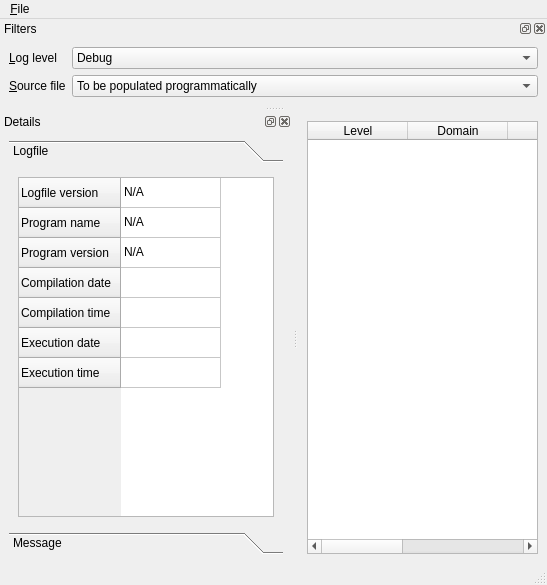
<?xml version="1.0" encoding="UTF-8"?>
<ui version="4.0">
 <class>MainWindow</class>
 <widget class="QMainWindow" name="MainWindow">
  <property name="geometry">
   <rect>
    <x>0</x>
    <y>0</y>
    <width>547</width>
    <height>585</height>
   </rect>
  </property>
  <property name="windowTitle">
   <string>RainbruRPG's log reader</string>
  </property>
  <property name="locale">
   <locale language="English" country="UnitedStates"/>
  </property>
  <widget class="QWidget" name="centralwidget">
   <layout class="QGridLayout" name="gridLayout">
    <item row="0" column="0">
     <widget class="QTableWidget" name="linesTable">
      <property name="columnCount">
       <number>5</number>
      </property>
      <column>
       <property name="text">
        <string>Level</string>
       </property>
      </column>
      <column>
       <property name="text">
        <string>Domain</string>
       </property>
      </column>
      <column>
       <property name="text">
        <string>Source</string>
       </property>
      </column>
      <column>
       <property name="text">
        <string>Line</string>
       </property>
      </column>
      <column>
       <property name="text">
        <string>Message</string>
       </property>
      </column>
     </widget>
    </item>
   </layout>
  </widget>
  <widget class="QMenuBar" name="menubar">
   <property name="geometry">
    <rect>
     <x>0</x>
     <y>0</y>
     <width>547</width>
     <height>23</height>
    </rect>
   </property>
   <widget class="QMenu" name="menu_File">
    <property name="title">
     <string>&amp;File</string>
    </property>
    <addaction name="action_Open"/>
    <addaction name="separator"/>
    <addaction name="action_Quit"/>
   </widget>
   <addaction name="menu_File"/>
  </widget>
  <widget class="QStatusBar" name="statusbar"/>
  <widget class="QDockWidget" name="dockWidget">
   <property name="windowTitle">
    <string>Details</string>
   </property>
   <attribute name="dockWidgetArea">
    <number>1</number>
   </attribute>
   <widget class="QWidget" name="dockWidgetContents">
    <layout class="QGridLayout" name="gridLayout_2">
     <item row="0" column="0">
      <layout class="QVBoxLayout" name="verticalLayout">
       <item>
        <widget class="QToolBox" name="toolBox">
         <property name="currentIndex">
          <number>0</number>
         </property>
         <widget class="QWidget" name="page">
          <property name="geometry">
           <rect>
            <x>0</x>
            <y>0</y>
            <width>274</width>
            <height>332</height>
           </rect>
          </property>
          <attribute name="label">
           <string>Logfile</string>
          </attribute>
          <attribute name="toolTip">
           <string>Shows informations about the current log file</string>
          </attribute>
          <layout class="QGridLayout" name="gridLayout_3">
           <item row="0" column="0">
            <widget class="QTableWidget" name="logfileDetails">
             <property name="columnCount">
              <number>1</number>
             </property>
             <attribute name="horizontalHeaderVisible">
              <bool>false</bool>
             </attribute>
             <attribute name="horizontalHeaderVisible">
              <bool>false</bool>
             </attribute>
             <row>
              <property name="text">
               <string>Logfile version</string>
              </property>
              <property name="toolTip">
               <string>Shows RainbruRPG's version hthat create this log file</string>
              </property>
             </row>
             <row>
              <property name="text">
               <string>Program name</string>
              </property>
              <property name="toolTip">
               <string>The logfile creation date</string>
              </property>
             </row>
             <row>
              <property name="text">
               <string>Program version</string>
              </property>
              <property name="toolTip">
               <string>The platform running RainbruRPG</string>
              </property>
             </row>
             <row>
              <property name="text">
               <string>Compilation date</string>
              </property>
             </row>
             <row>
              <property name="text">
               <string>Compilation time</string>
              </property>
             </row>
             <row>
              <property name="text">
               <string>Execution date</string>
              </property>
             </row>
             <row>
              <property name="text">
               <string>Execution time</string>
              </property>
             </row>
             <column/>
             <item row="0" column="0">
              <property name="text">
               <string>N/A</string>
              </property>
             </item>
             <item row="1" column="0">
              <property name="text">
               <string>N/A</string>
              </property>
             </item>
             <item row="2" column="0">
              <property name="text">
               <string>N/A</string>
              </property>
             </item>
            </widget>
           </item>
          </layout>
         </widget>
         <widget class="QWidget" name="page_2">
          <property name="geometry">
           <rect>
            <x>0</x>
            <y>0</y>
            <width>104</width>
            <height>104</height>
           </rect>
          </property>
          <attribute name="label">
           <string>Message</string>
          </attribute>
          <attribute name="toolTip">
           <string>Shows informations about the currently selected log message</string>
          </attribute>
          <layout class="QGridLayout" name="gridLayout_4">
           <item row="0" column="0">
            <widget class="QTableWidget" name="messageDetails">
             <property name="columnCount">
              <number>1</number>
             </property>
             <attribute name="horizontalHeaderVisible">
              <bool>false</bool>
             </attribute>
             <attribute name="horizontalHeaderVisible">
              <bool>false</bool>
             </attribute>
             <row>
              <property name="text">
               <string>Time</string>
              </property>
             </row>
             <row>
              <property name="text">
               <string>Level</string>
              </property>
             </row>
             <row>
              <property name="text">
               <string>Level</string>
              </property>
             </row>
             <column/>
             <item row="0" column="0">
              <property name="text">
               <string>N/A</string>
              </property>
             </item>
             <item row="1" column="0">
              <property name="text">
               <string>N/A</string>
              </property>
             </item>
             <item row="2" column="0">
              <property name="text">
               <string>N/A</string>
              </property>
             </item>
            </widget>
           </item>
          </layout>
         </widget>
        </widget>
       </item>
      </layout>
     </item>
    </layout>
   </widget>
  </widget>
  <widget class="QDockWidget" name="dockWidget_2">
   <property name="windowTitle">
    <string>Filters</string>
   </property>
   <attribute name="dockWidgetArea">
    <number>4</number>
   </attribute>
   <widget class="QWidget" name="dockWidgetContents_2">
    <layout class="QGridLayout" name="gridLayout_5">
     <item row="0" column="0">
      <layout class="QFormLayout" name="formLayout">
       <item row="0" column="0">
        <widget class="QLabel" name="label">
         <property name="text">
          <string>&amp;Log level</string>
         </property>
         <property name="buddy">
          <cstring>comboBox</cstring>
         </property>
        </widget>
       </item>
       <item row="0" column="1">
        <widget class="QComboBox" name="comboBox">
         <item>
          <property name="text">
           <string>Debug</string>
          </property>
         </item>
         <item>
          <property name="text">
           <string>Informative</string>
          </property>
         </item>
         <item>
          <property name="text">
           <string>Warning</string>
          </property>
         </item>
         <item>
          <property name="text">
           <string>Critical</string>
          </property>
         </item>
        </widget>
       </item>
       <item row="1" column="0">
        <widget class="QLabel" name="label_2">
         <property name="text">
          <string>&amp;Source file</string>
         </property>
         <property name="buddy">
          <cstring>comboBox_2</cstring>
         </property>
        </widget>
       </item>
       <item row="1" column="1">
        <widget class="QComboBox" name="comboBox_2">
         <item>
          <property name="text">
           <string>To be populated programmatically</string>
          </property>
         </item>
        </widget>
       </item>
      </layout>
     </item>
    </layout>
   </widget>
  </widget>
  <action name="action_Open">
   <property name="text">
    <string>&amp;Open</string>
   </property>
  </action>
  <action name="action_Quit">
   <property name="text">
    <string>&amp;Quit</string>
   </property>
  </action>
 </widget>
 <resources/>
 <connections>
  <connection>
   <sender>action_Quit</sender>
   <signal>activated()</signal>
   <receiver>MainWindow</receiver>
   <slot>close()</slot>
   <hints>
    <hint type="sourcelabel">
     <x>-1</x>
     <y>-1</y>
    </hint>
    <hint type="destinationlabel">
     <x>263</x>
     <y>259</y>
    </hint>
   </hints>
  </connection>
 </connections>
</ui>
